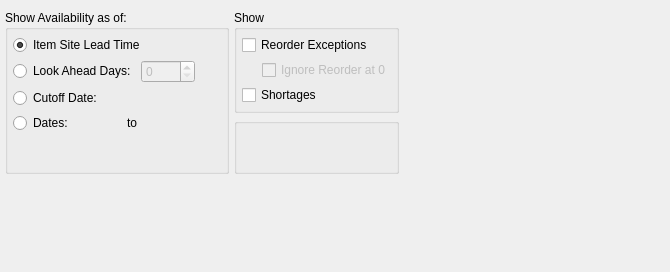
<?xml version="1.0" encoding="UTF-8"?>
<ui version="4.0">
 <comment>This file is part of the xTuple ERP: PostBooks Edition, a free and
open source Enterprise Resource Planning software suite,
Copyright (c) 1999-2010 by OpenMFG LLC, d/b/a xTuple.
It is licensed to you under the Common Public Attribution License
version 1.0, the full text of which (including xTuple-specific Exhibits)
is available at www.xtuple.com/CPAL.  By using this software, you agree
to be bound by its terms.</comment>
 <class>dspInventoryAvailabilityBySourceVendor</class>
 <widget class="QWidget" name="dspInventoryAvailabilityBySourceVendor">
  <property name="geometry">
   <rect>
    <x>0</x>
    <y>0</y>
    <width>670</width>
    <height>272</height>
   </rect>
  </property>
  <property name="windowTitle">
   <string>Inventory Availability by Source Vendor</string>
  </property>
  <layout class="QHBoxLayout" name="horizontalLayout_5">
   <item>
    <layout class="QVBoxLayout" name="verticalLayout_3">
     <item>
      <widget class="VendorGroup" name="_vendorGroup"/>
     </item>
     <item>
      <layout class="QGridLayout" name="gridLayout">
       <item row="0" column="0" rowspan="2">
        <widget class="QGroupBox" name="_showByGroup">
         <property name="title">
          <string>Show Availability as of:</string>
         </property>
         <layout class="QVBoxLayout" name="verticalLayout_2">
          <item>
           <layout class="QHBoxLayout" name="horizontalLayout_4">
            <item>
             <widget class="QRadioButton" name="_leadTime">
              <property name="text">
               <string>Item Site Lead Time</string>
              </property>
              <property name="checked">
               <bool>true</bool>
              </property>
             </widget>
            </item>
            <item>
             <widget class="QLabel" name="label">
              <property name="text">
               <string/>
              </property>
             </widget>
            </item>
           </layout>
          </item>
          <item>
           <layout class="QHBoxLayout" name="horizontalLayout_3">
            <item>
             <widget class="QRadioButton" name="_byDays">
              <property name="enabled">
               <bool>true</bool>
              </property>
              <property name="text">
               <string>Look Ahead Days:</string>
              </property>
             </widget>
            </item>
            <item>
             <widget class="QSpinBox" name="_days">
              <property name="enabled">
               <bool>false</bool>
              </property>
              <property name="minimum">
               <number>0</number>
              </property>
              <property name="maximum">
               <number>1000</number>
              </property>
             </widget>
            </item>
            <item>
             <spacer>
              <property name="orientation">
               <enum>Qt::Horizontal</enum>
              </property>
              <property name="sizeType">
               <enum>QSizePolicy::MinimumExpanding</enum>
              </property>
              <property name="sizeHint" stdset="0">
               <size>
                <width>26</width>
                <height>13</height>
               </size>
              </property>
             </spacer>
            </item>
           </layout>
          </item>
          <item>
           <layout class="QHBoxLayout" name="horizontalLayout_2">
            <item>
             <widget class="QRadioButton" name="_byDate">
              <property name="text">
               <string>Cutoff Date:</string>
              </property>
             </widget>
            </item>
            <item>
             <widget class="DLineEdit" name="_date">
              <property name="enabled">
               <bool>false</bool>
              </property>
             </widget>
            </item>
            <item>
             <spacer>
              <property name="orientation">
               <enum>Qt::Horizontal</enum>
              </property>
              <property name="sizeType">
               <enum>QSizePolicy::MinimumExpanding</enum>
              </property>
              <property name="sizeHint" stdset="0">
               <size>
                <width>20</width>
                <height>20</height>
               </size>
              </property>
             </spacer>
            </item>
           </layout>
          </item>
          <item>
           <layout class="QHBoxLayout" name="horizontalLayout">
            <item>
             <widget class="QRadioButton" name="_byDates">
              <property name="text">
               <string>Dates:</string>
              </property>
             </widget>
            </item>
            <item>
             <widget class="DLineEdit" name="_startDate">
              <property name="enabled">
               <bool>false</bool>
              </property>
             </widget>
            </item>
            <item>
             <widget class="QLabel" name="_toLit">
              <property name="text">
               <string>to</string>
              </property>
             </widget>
            </item>
            <item>
             <widget class="DLineEdit" name="_endDate">
              <property name="enabled">
               <bool>false</bool>
              </property>
             </widget>
            </item>
           </layout>
          </item>
          <item>
           <spacer name="verticalSpacer">
            <property name="orientation">
             <enum>Qt::Vertical</enum>
            </property>
            <property name="sizeHint" stdset="0">
             <size>
              <width>20</width>
              <height>33</height>
             </size>
            </property>
           </spacer>
          </item>
         </layout>
        </widget>
       </item>
       <item row="0" column="1">
        <widget class="QGroupBox" name="_showGroup">
         <property name="title">
          <string>Show</string>
         </property>
         <layout class="QVBoxLayout" name="verticalLayout">
          <item>
           <widget class="XCheckBox" name="_showReorder">
            <property name="text">
             <string>Reorder Exceptions</string>
            </property>
           </widget>
          </item>
          <item>
           <layout class="QHBoxLayout">
            <property name="spacing">
             <number>0</number>
            </property>
            <item>
             <spacer>
              <property name="orientation">
               <enum>Qt::Horizontal</enum>
              </property>
              <property name="sizeType">
               <enum>QSizePolicy::Fixed</enum>
              </property>
              <property name="sizeHint" stdset="0">
               <size>
                <width>20</width>
                <height>20</height>
               </size>
              </property>
             </spacer>
            </item>
            <item>
             <widget class="XCheckBox" name="_ignoreReorderAtZero">
              <property name="enabled">
               <bool>false</bool>
              </property>
              <property name="text">
               <string>Ignore Reorder at 0</string>
              </property>
             </widget>
            </item>
           </layout>
          </item>
          <item>
           <widget class="XCheckBox" name="_showShortages">
            <property name="text">
             <string>Shortages</string>
            </property>
           </widget>
          </item>
         </layout>
        </widget>
       </item>
       <item row="1" column="1">
        <widget class="WarehouseGroup" name="_warehouse">
         <property name="title">
          <string/>
         </property>
         <property name="fixedSize">
          <bool>false</bool>
         </property>
        </widget>
       </item>
      </layout>
     </item>
     <item>
      <spacer name="verticalSpacer_2">
       <property name="orientation">
        <enum>Qt::Vertical</enum>
       </property>
       <property name="sizeHint" stdset="0">
        <size>
         <width>20</width>
         <height>0</height>
        </size>
       </property>
      </spacer>
     </item>
    </layout>
   </item>
   <item>
    <spacer>
     <property name="orientation">
      <enum>Qt::Horizontal</enum>
     </property>
     <property name="sizeType">
      <enum>QSizePolicy::Expanding</enum>
     </property>
     <property name="sizeHint" stdset="0">
      <size>
       <width>0</width>
       <height>17</height>
      </size>
     </property>
    </spacer>
   </item>
  </layout>
 </widget>
 <layoutdefault spacing="5" margin="5"/>
 <pixmapfunction>qPixmapFromMimeSource</pixmapfunction>
 <customwidgets>
  <customwidget>
   <class>DLineEdit</class>
   <extends>QWidget</extends>
   <header>datecluster.h</header>
  </customwidget>
  <customwidget>
   <class>VendorGroup</class>
   <extends>QWidget</extends>
   <header>vendorgroup.h</header>
  </customwidget>
  <customwidget>
   <class>WarehouseGroup</class>
   <extends>QGroupBox</extends>
   <header>warehousegroup.h</header>
  </customwidget>
  <customwidget>
   <class>XCheckBox</class>
   <extends>QCheckBox</extends>
   <header>xcheckbox.h</header>
  </customwidget>
 </customwidgets>
 <tabstops>
  <tabstop>_leadTime</tabstop>
  <tabstop>_byDays</tabstop>
  <tabstop>_days</tabstop>
  <tabstop>_byDate</tabstop>
  <tabstop>_date</tabstop>
  <tabstop>_byDates</tabstop>
  <tabstop>_startDate</tabstop>
  <tabstop>_endDate</tabstop>
  <tabstop>_showReorder</tabstop>
  <tabstop>_ignoreReorderAtZero</tabstop>
  <tabstop>_showShortages</tabstop>
  <tabstop>_warehouse</tabstop>
 </tabstops>
 <resources/>
 <connections>
  <connection>
   <sender>_byDays</sender>
   <signal>toggled(bool)</signal>
   <receiver>_days</receiver>
   <slot>setEnabled(bool)</slot>
   <hints>
    <hint type="sourcelabel">
     <x>20</x>
     <y>20</y>
    </hint>
    <hint type="destinationlabel">
     <x>20</x>
     <y>20</y>
    </hint>
   </hints>
  </connection>
  <connection>
   <sender>_byDate</sender>
   <signal>toggled(bool)</signal>
   <receiver>_date</receiver>
   <slot>setEnabled(bool)</slot>
   <hints>
    <hint type="sourcelabel">
     <x>20</x>
     <y>20</y>
    </hint>
    <hint type="destinationlabel">
     <x>20</x>
     <y>20</y>
    </hint>
   </hints>
  </connection>
  <connection>
   <sender>_byDates</sender>
   <signal>toggled(bool)</signal>
   <receiver>_startDate</receiver>
   <slot>setEnabled(bool)</slot>
   <hints>
    <hint type="sourcelabel">
     <x>20</x>
     <y>20</y>
    </hint>
    <hint type="destinationlabel">
     <x>20</x>
     <y>20</y>
    </hint>
   </hints>
  </connection>
  <connection>
   <sender>_byDates</sender>
   <signal>toggled(bool)</signal>
   <receiver>_endDate</receiver>
   <slot>setEnabled(bool)</slot>
   <hints>
    <hint type="sourcelabel">
     <x>20</x>
     <y>20</y>
    </hint>
    <hint type="destinationlabel">
     <x>20</x>
     <y>20</y>
    </hint>
   </hints>
  </connection>
 </connections>
</ui>
